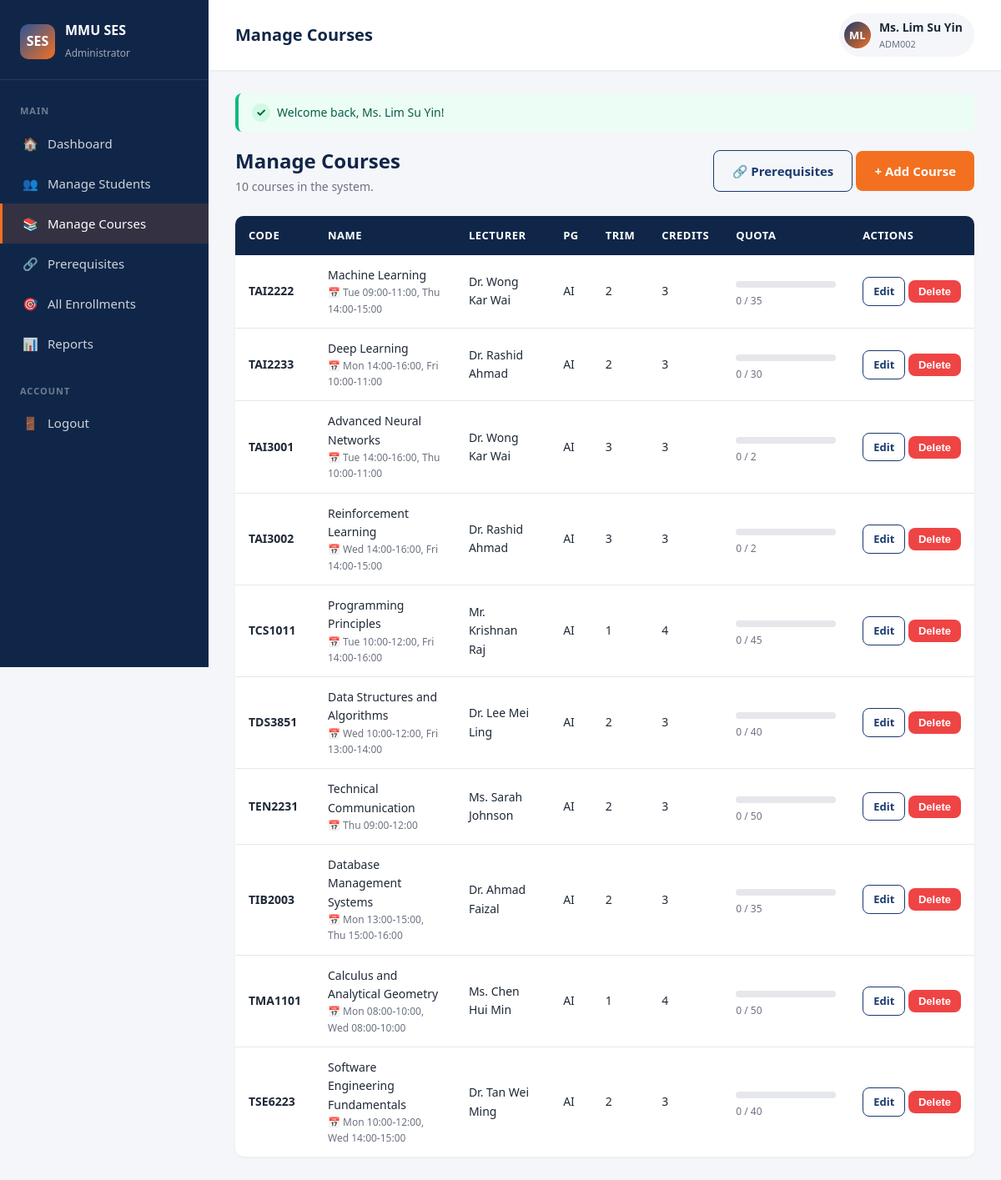
The page /admin/courses.php (signed in) on the database its author committed.
### tables this page shows
CREATE TABLE courses (
    id              INT AUTO_INCREMENT PRIMARY KEY,
    course_code     VARCHAR(20)  NOT NULL UNIQUE,
    course_name     VARCHAR(150) NOT NULL,
    lecturer_name   VARCHAR(100) NOT NULL,
    credit_hours    INT          NOT NULL DEFAULT 3,
    quota           INT          NOT NULL DEFAULT 30,
    enrolled_count  INT          NOT NULL DEFAULT 0,
    programme       VARCHAR(50)  NOT NULL,
    trimester       INT          NOT NULL DEFAULT 1,
    schedule_info   VARCHAR(200) DEFAULT '',
    created_at      TIMESTAMP    DEFAULT CURRENT_TIMESTAMP
);

### includes/bootstrap.php (called while the page is built, shortened)
<?php
spl_autoload_register(function (string $cls): void {
    foreach (['models', 'controllers'] as $dir) {
        $path = APP_ROOT . '/' . $dir . '/' . $cls . '.php';
        if (is_file($path)) {
            return;
        }
    }
});
require_once APP_ROOT . '/includes/auth.php';

### models/Database.php (called while the page is built, shortened)
<?php
class Database {
    private static ?PDO $instance = null;
    public static function pdo(): PDO {
        if (self::$instance === null) {
            $dsn = 'mysql:host=' . DB_HOST
                 . ';dbname=' . DB_NAME
                 . ';charset=utf8mb4';
            try {
                self::$instance = new PDO($dsn, DB_USER, DB_PASS, [
                    PDO::ATTR_ERRMODE            => PDO::ERRMODE_EXCEPTION,
                    PDO::ATTR_DEFAULT_FETCH_MODE => PDO::FETCH_ASSOC,
                    PDO::ATTR_EMULATE_PREPARES   => false,
                ]);
            } catch (PDOException $e) {
                http_response_code(500);
                die(self::renderConnectionError($e->getMessage()));
            }
        }
        return self::$instance;
    }
}

### models/CourseModel.php (called while the page is built, shortened)
<?php
class CourseModel {
    public static function findAll(): array {
        return Database::pdo()
            ->query('SELECT * FROM courses ORDER BY course_code')
            ->fetchAll();
    }
}

### admin/courses.php (the view, shortened to what this page needs)
<?php
require_once __DIR__ . '/../includes/bootstrap.php';
$courses = CourseModel::findAll();
require_once __DIR__ . '/../includes/header.php';
?>
<div class="page-header">
    <div><h2>Manage Courses</h2><p><?= count($courses) ?> course<?= count($courses) === 1 ? '' : 's' ?> in the system.</p></div>
    <div>
        <a class="btn btn-outline" href="<?= base_url('admin/prerequisites.php') ?>">🔗 Prerequisites</a>
        <a class="btn btn-accent" href="?new=1">+ Add Course</a>
    </div>
</div>
<div class="table-wrapper">
    <table>
        <thead>
            <tr>
                <th>Code</th><th>Name</th><th>Lecturer</th>
                <th>Pg</th><th>Trim</th><th>Credits</th><th>Quota</th><th>Actions</th>
            </tr>
        </thead>
        <tbody>
            <?php foreach ($courses as $c):
                $pct = $c['quota'] > 0 ? min(100, ($c['enrolled_count'] / $c['quota']) * 100) : 0;
                $cls = $pct >= 100 ? 'full' : ($pct >= 80 ? 'warning' : '');
            ?>
                <tr>
                    <td><strong><?= e($c['course_code']) ?></strong></td>
                    <td>
                        <?= e($c['course_name']) ?>
                        <?php if ($c['schedule_info']): ?>
                            <div style="font-size:12px;color:var(--text-muted);"><span style="color:var(--text-accent);">📅</span> <?= e($c['schedule_info']) ?></div>
                        <?php endif; ?>
                    </td>
                    <td><?= e($c['lecturer_name']) ?></td>
                    <td><?= e($c['programme']) ?></td>
                    <td><?= (int)$c['trimester'] ?></td>
                    <td><?= (int)$c['credit_hours'] ?></td>
                    <td>
                        <div class="quota-bar"><div class="quota-bar-fill <?= $cls ?>" style="width:<?= $pct ?>%"></div></div>
                        <div style="font-size:12px;color:var(--text-muted);"><?= (int)$c['enrolled_count'] ?> / <?= (int)$c['quota'] ?></div>
                    </td>
                    <td style="white-space:nowrap;">
                        <a class="btn btn-sm btn-outline" href="?edit=<?= (int)$c['id'] ?>">Edit</a>
                        <form method="POST" style="display:inline;"
                              onsubmit="return confirm('Delete <?= e($c['course_code']) ?>? This will also delete all enrolments for it.');">
                            <button class="btn btn-sm btn-danger" type="submit">Delete</button>
                        </form>
                    </td>
                </tr>
            <?php endforeach; ?>
        </tbody>
    </table>
</div>
<?php require_once __DIR__ . '/../includes/footer.php'; ?>

### assets/css/style.css (style rules this page uses)
* { margin: 0; padding: 0; box-sizing: border-box; }
:root { --primary: #1a3a6e; --primary-dark: #102648; --primary-light: #2d5598; --accent: #f37021; --accent-dark: #d85b10; --bg: #f4f6fa; --surface: #ffffff; --text: #1f2937; --text-muted: #6b7280; --border: #e5e7eb; --success: #10b981; --warning: #f59e0b; --danger: #ef4444; --radius: 10px; --shadow-sm: 0 1px 3px rgba(0,0,0,0.06); --shadow: 0 4px 12px rgba(0,0,0,0.08); --shadow-lg: 0 10px 30px rgba(0,0,0,0.12); }
body { font-family: 'Segoe UI', system-ui, -apple-system, Tahoma, sans-serif; background-color: var(--bg); color: var(--text); line-height: 1.6; min-height: 100vh; }
a { color: var(--primary); text-decoration: none; }
.btn { display: inline-flex; align-items: center; justify-content: center; gap: 8px; padding: 12px 22px; background: var(--primary); color: #fff; border: none; border-radius: 8px; font-size: 15px; font-weight: 600; cursor: pointer; transition: all 0.2s; text-decoration: none; }
.btn-accent { background: var(--accent); }
.btn-danger { background: var(--danger); }
.btn-outline { background: transparent; color: var(--primary); border: 1.5px solid var(--primary); }
.btn-sm { padding: 6px 12px; font-size: 13px; }
.page-header { margin-bottom: 24px; display: flex; justify-content: space-between; align-items: center; flex-wrap: wrap; gap: 12px; }
.page-header h2 { font-size: 24px; color: var(--primary-dark); }
.page-header p { color: var(--text-muted); font-size: 14px; }
.table-wrapper { overflow-x: auto; background: var(--surface); border-radius: var(--radius); box-shadow: var(--shadow-sm); }
table { width: 100%; border-collapse: collapse; }
thead tr { background: var(--primary-dark); color: #fff; }
th, td { padding: 13px 16px; text-align: left; font-size: 14px; }
th { font-weight: 600; font-size: 13px; text-transform: uppercase; letter-spacing: 0.5px; }
tbody tr { border-bottom: 1px solid var(--border); transition: background 0.15s; }
tbody tr:last-child { border-bottom: none; }
.quota-bar { background: var(--border); border-radius: 20px; height: 8px; overflow: hidden; width: 120px; display: inline-block; vertical-align: middle; }

### rows shown on the page
courses: course_code "TAI2222", course_name "Machine Learning", schedule_info "Tue 09:00-11:00, Thu 14:00-15:00", lecturer_name "Dr. Wong Kar Wai", programme "AI", trimester "2", credit_hours "3", enrolled_count "0", quota "35"
courses: course_code "TAI2233", course_name "Deep Learning", schedule_info "Mon 14:00-16:00, Fri 10:00-11:00", lecturer_name "Dr. Rashid Ahmad", programme "AI", trimester "2", credit_hours "3", enrolled_count "0", quota "30"
courses: course_code "TAI3001", course_name "Advanced Neural Networks", schedule_info "Tue 14:00-16:00, Thu 10:00-11:00", lecturer_name "Dr. Wong Kar Wai", programme "AI", trimester "3", credit_hours "3", enrolled_count "0", quota "2"
courses: course_code "TAI3002", course_name "Reinforcement Learning", schedule_info "Wed 14:00-16:00, Fri 14:00-15:00", lecturer_name "Dr. Rashid Ahmad", programme "AI", trimester "3", credit_hours "3", enrolled_count "0", quota "2"
courses: course_code "TCS1011", course_name "Programming Principles", schedule_info "Tue 10:00-12:00, Fri 14:00-16:00", lecturer_name "Mr. Krishnan Raj", programme "AI", trimester "1", credit_hours "4", enrolled_count "0", quota "45"
courses: course_code "TDS3851", course_name "Data Structures and Algorithms", schedule_info "Wed 10:00-12:00, Fri 13:00-14:00", lecturer_name "Dr. Lee Mei Ling", programme "AI", trimester "2", credit_hours "3", enrolled_count "0", quota "40"
courses: course_code "TEN2231", course_name "Technical Communication", schedule_info "Thu 09:00-12:00", lecturer_name "Ms. Sarah Johnson", programme "AI", trimester "2", credit_hours "3", enrolled_count "0", quota "50"
courses: course_code "TIB2003", course_name "Database Management Systems", schedule_info "Mon 13:00-15:00, Thu 15:00-16:00", lecturer_name "Dr. Ahmad Faizal", programme "AI", trimester "2", credit_hours "3", enrolled_count "0", quota "35"
courses: course_code "TMA1101", course_name "Calculus and Analytical Geometry", schedule_info "Mon 08:00-10:00, Wed 08:00-10:00", lecturer_name "Ms. Chen Hui Min", programme "AI", trimester "1", credit_hours "4", enrolled_count "0", quota "50"
courses: course_code "TSE6223", course_name "Software Engineering Fundamentals", schedule_info "Mon 10:00-12:00, Wed 14:00-15:00", lecturer_name "Dr. Tan Wei Ming", programme "AI", trimester "2", credit_hours "3", enrolled_count "0", quota "40"

### other values the page prints
$m['icon'] "🏠"
$m['label'] "Dashboard"
$m['icon'] "👥"
$m['label'] "Manage Students"
$m['icon'] "📚"
$m['label'] "Manage Courses"
$m['icon'] "🔗"
$m['label'] "Prerequisites"
$m['icon'] "🎯"
$m['label'] "All Enrollments"
$m['icon'] "📊"
$m['label'] "Reports"
$m['icon'] "🚪"
$m['label'] "Logout"
$page_title "Manage Courses"
